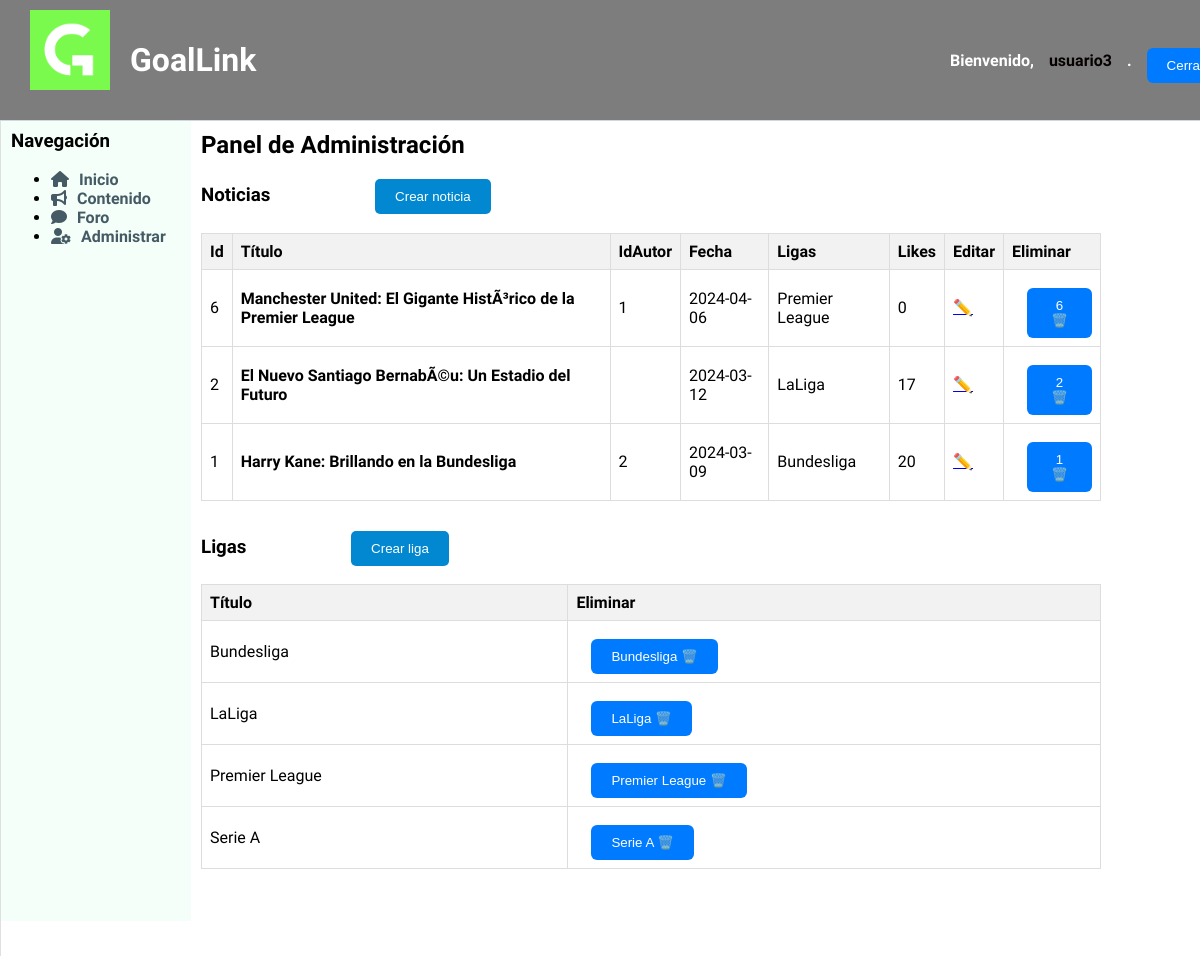
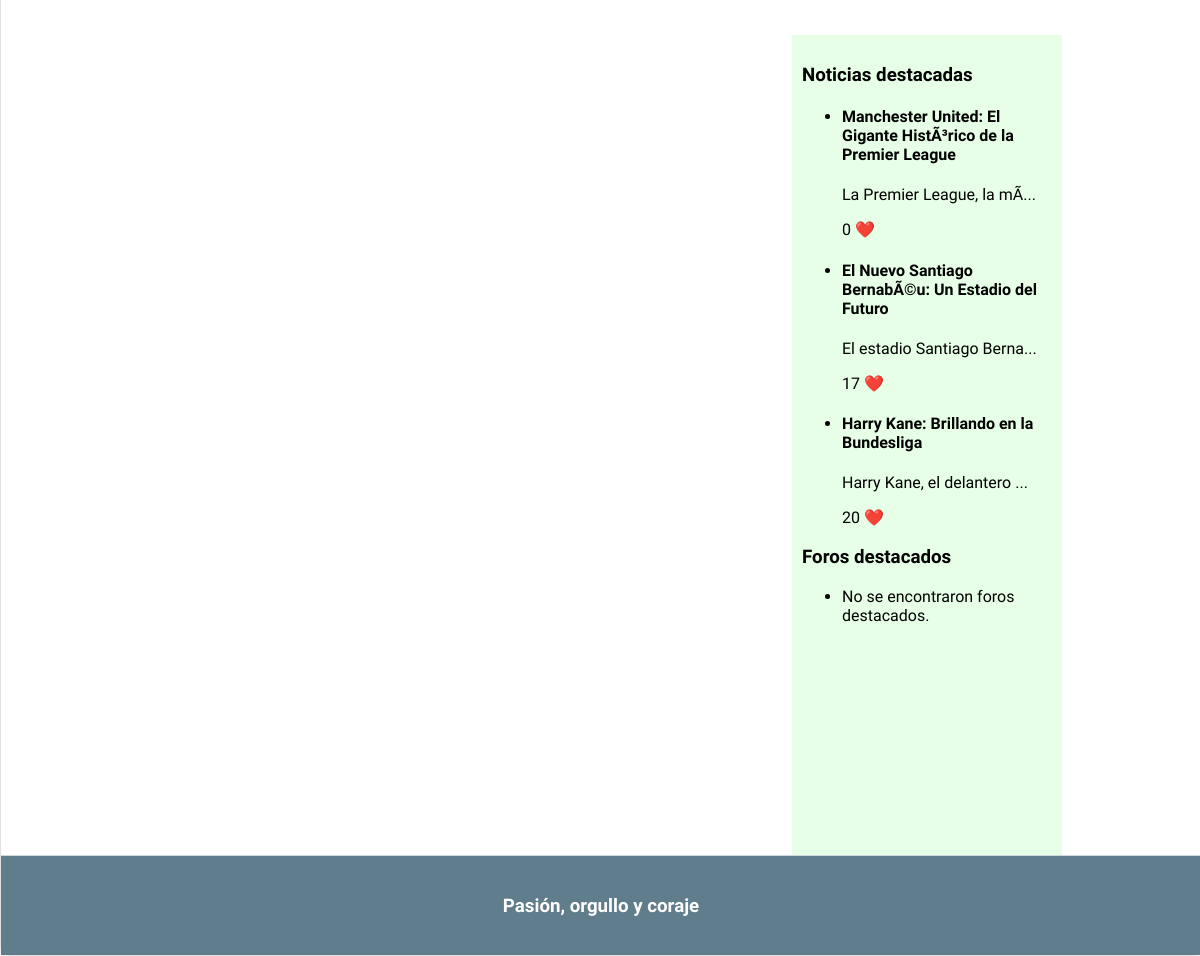
Screenshot of /admin.php (signed in) with the database file from the repository (2 pictures, top to bottom).
### tables this page shows
CREATE TABLE `noticia` (
  `id` int(11) NOT NULL,
  `titulo` varchar(100) NOT NULL,
  `id_autor` int(11) DEFAULT NULL,
  `contenido` text DEFAULT NULL,
  `fecha` date NOT NULL,
  `likes` int(11) DEFAULT 0,
  `destacado` tinyint(1) NOT NULL DEFAULT 0,
  `imagen1` longblob DEFAULT NULL,
  `liga` varchar(20) DEFAULT NULL
);

CREATE TABLE `ligas` (
  `nombre` varchar(20) NOT NULL,
  `logo` longblob DEFAULT NULL
);

### includes/src/noticias/noticiaModel.php (called while the page is built, shortened)
<?php
class Noticia
{
    private $id;
    private $id_autor;
    private $titulo;
    private $contenido;
    private $fecha;
    private $likes;
    private $destacado;
    private $liga;
    public function __construct($id, $id_autor, $titulo, $contenido, $fecha, $likes, $destacado, $liga,  $imagen1=NULL)
    {
        $this->id = $id;
        $this->id_autor = $id_autor;
        $this->titulo = $titulo;
        $this->contenido = $contenido;
        $this->fecha = $fecha;
        $this->likes = $likes;
        $this->destacado = $destacado;
        $this->liga=$liga;
    }
    public static function compararFechas($a, $b) {
        $aFecha=strtotime($a->getFecha());
        $bFecha=strtotime($b->getFecha());
        return ($aFecha > $bFecha) ? -1 : 1;
    }
    public static function listaDestacados($n) {
        $app = Aplicacion::getInstance();
        $conn = $app->getConexionBd();
        $result = $conn->query("SELECT * FROM noticia WHERE destacado>=$n");
        if($result && $result->num_rows>0){
            while($array=$result->fetch_assoc()){
                $noticia= new Noticia($array["id"], $array["id_autor"], $array["titulo"], $array["contenido"], $array["fecha"], $array["likes"], $array["destacado"], $array["liga"],$array["imagen1"] );
                $lista[]=$noticia;
            }
            usort($lista, array('es\ucm\fdi\aw\noticias\Noticia', 'compararFechas'));
            return $lista;
        }
        return NULL;
    }
    public function getId()
    {
        return $this->id;
    }
    public function getIdAutor()
    {
        return $this->id_autor;
    }
    public function getTitulo()
    {
        return $this->titulo;
    }
    public function getContenido()
    {
        return $this->contenido;
    }
    public function getFecha()
    {
        return $this->fecha;
    }
    public function getLikes()
    {
        return $this->likes;
    }
    public function getLiga()
    {
        return $this->liga;
    }
    public function getDestacado()
    {
        return $this->destacado;
    }
}

### includes/config.php (called while the page is built, shortened)
<?php
spl_autoload_register(function ($class) {
    $prefix = 'es\\ucm\\fdi\\aw\\';
    $base_dir = implode(DIRECTORY_SEPARATOR, [__DIR__, 'src', '']);
    $len = strlen($prefix);
    $relative_class = substr($class, $len);
    $file = $base_dir . str_replace('\\', '/', $relative_class) . '.php';
});

### includes/src/Aplicacion.php (called while the page is built, shortened)
<?php
class Aplicacion
{
    private static $instancia;
    public static function getInstance()
    {
        if (!self::$instancia instanceof self) {
            self::$instancia = new static();
        }
        return self::$instancia;
    }
    private $dirInstalacion;
    private $inicializada;
    private $rutaRaizApp;
    private function __construct()
    {
        $this->inicializada = false;
    }
    public function init($bdDatosConexion, $rutaApp = '/', $dirInstalacion = __DIR__)
    {
        if (!$this->inicializada) {
            $this->rutaRaizApp = $rutaApp;
            $tamRutaRaizApp = mb_strlen($this->rutaRaizApp);
            if ($tamRutaRaizApp > 0 && mb_substr($this->rutaRaizApp, $tamRutaRaizApp-1, 1) === '/') {
                $this->rutaRaizApp = mb_substr($this->rutaRaizApp, 0, $tamRutaRaizApp - 1);
            }
            $this->dirInstalacion = $dirInstalacion;
            $this->inicializada = true;
        }
    }
    public function resuelve($path = '')
    {
        $rutaAppLongitudPrefijo = mb_strlen($this->rutaRaizApp);
        return $this->rutaRaizApp . $path;
    }
    public function doInclude($path = '')
    {
        $params = array();
        $this->doIncludeInterna($path, $params);
    }
    private function doIncludeInterna($path, &$params)
    {
        include($this->dirInstalacion . $path);
    }
    public function generaVista(string $rutaVista, &$params)
    {
        $params['app'] = $this;
        $rutaVista = "/Vistas{$rutaVista}";
        $this->doIncludeInterna($rutaVista, $params);
    }
}

### includes/src/ligas/ligasModel.php (called while the page is built, shortened)
<?php
class Liga
{
    private $nombre;
    public function __construct($nombre, $logo = NULL)
    {
        $this->nombre = $nombre;
    }
    public static function listaLigas()
    {
        $app = Aplicacion::getInstance();
        $conn = $app->getConexionBd();
        $result = $conn->query("SELECT * FROM ligas");
        if ($result && $result->num_rows > 0) {
            $lista = array();
            while ($array = $result->fetch_assoc()) {
                $liga = new Liga($array["nombre"], $array["logo"]);
                $lista[] = $liga;
            }
            return $lista;
        }
        return NULL;
    }
    public function getNombre()
    {
        return $this->nombre;
    }
}
?>

### includes/model/foroModel.php (called while the page is built, shortened)
<?php
class Foro
{
    public static function listaDestacados($n) {
        $conn = new mysqli('localhost', 'root', '', 'goallink_1');
        $result = $conn->query("SELECT * FROM foro WHERE destacado>=$n");
        return NULL;
    }
}

### admin.php (the view, shortened to what this page needs)
<?php
require_once __DIR__.'/includes/config.php';
$titulo = "Administración";
$contenido="<h2>Panel de Administración</h2>";
if($app->esEditor() || $app->esAdmin()){
    $contenido .= <<<EOS
    <h3>Noticias
    <a href="crearNoticia.php"><button type="button"> Crear noticia</button></a></h3>
    EOS;
    require "includes/src/noticias/noticiaModel.php";
    $noticias = \es\ucm\fdi\aw\noticias\Noticia::listaDestacados(0);
    if ($noticias !== NULL) {
        $contenido .= "<table class='tabla-noticias'>";
        $contenido .= "<tr><th>Id</th><th>Título</th><th>IdAutor</th><th>Fecha</th><th>Ligas</th><th>Likes</th><th>Editar</th><th>Eliminar</th></tr>";
        foreach ($noticias as $noticia) {
            $contenido .= "<tr>";
            $contenido .= "<td>" . $noticia->getId() . "</td>";
            if(!$noticia->getDestacado()){
                $contenido .= "<td>" . $noticia->getTitulo() . "</td>";
            }
            else{
                $contenido .= "<td><b>" . $noticia->getTitulo() . "</b></td>";
            }                $contenido .= "<td>" . $noticia->getIdAutor() . "</td>";
            $contenido .= "<td>" . $noticia->getFecha() . "</td>";
            $contenido .= "<td>" . $noticia->getLiga() . "</td>";
            $contenido .= "<td>" . $noticia->getLikes() . "</td>";
            $contenido .= "<td>" ." <a href='editNoticias.php?noticia=" . urlencode($noticia->getId()) . "'>✏️</a>". "</td>";
            $formDelete = new FormularioNoticiaEliminar($noticia->getId());
            $contenido .= "<td>" . $formDelete->gestiona(). "</td>";
            $contenido .= "</tr>";
        }
        $contenido .= "</table>";
    }
} else {
    $contenido .= "<p>No se encontraron noticias destacadas.</p>";
}
if($app->esEditor() || $app->esAdmin()){
    $contenido .= <<<EOS
    <h3>Ligas
    <a href="crearLiga.php"><button type="button"> Crear liga</button></a></h3>
    EOS;
    require "includes/src/ligas/ligasModel.php";
    $ligas = \es\ucm\fdi\aw\ligas\Liga::listaLigas();
    if ($ligas !== NULL) {
        $contenido .= "<table class='tabla-ligas'>";
        $contenido .= "<tr><th>Título</th><th>Eliminar</th></tr>";
        foreach ($ligas as $liga) {
            $contenido .= "<tr>";
            $contenido .= "<td>" . $liga->getNombre() . "</td>";
            $contenido .= "<td>" . (new FormularioLigaEliminar($liga->getNombre()))->gestiona(). "</td>";
            $contenido .= "</tr>";
        }
        $contenido .= "</table>";
    }
} else {
    $contenido .= "<p>No se encontraron ligas .</p>";
}
$params = ['tituloPagina' => $titulo, 'contenidoPrincipal' => $contenido];
$app->generaVista('/esqueleto.php', $params);

### includes/src/noticias/FormularioNoticiaEliminar.php (shortened to what this page needs)
<?php
class FormularionoticiaEliminar extends Formulario
{
    public function __construct($noticia) {
        $this->noticia=$noticia;
    }
    private $noticia;
    protected function generaCamposFormulario(&$datos)
    {
        $camposFormulario = <<<EOS
        <form action="procesarEliminarNoticia.php" method="post">
        <input type="hidden" name="id_noticia" value="$this->noticia">
            <button class="enlace" type="submit">$this->noticia  🗑️</button>
        EOS;
        return $camposFormulario;
    }
}

### includes/src/ligas/FormularioLigaEliminar.php (shortened to what this page needs)
<?php
class FormularioLigaEliminar extends Formulario
{
    private $liga;
    public function __construct($liga) {
        $this->liga=$liga;
    }
    protected function generaCamposFormulario(&$datos)
    {
        $camposFormulario = <<<EOS
        <form action="procesarEliminarLiga.php" method="post">
        <input type="hidden" name="liga_id" value="$this->liga">
            <button class="enlace" type="submit">$this->liga  🗑️</button>
        EOS;
        return $camposFormulario;
    }
}

### includes/comun/sidebarDer.php (shortened to what this page needs)
<aside id="sidebarDer">
    <h3>Noticias destacadas</h3>
    <ul>
        <?php
            require_once "includes/src/noticias/noticiaModel.php";
            $noticiasDestacadas = Noticia::listaDestacados(1);
            if ($noticiasDestacadas != NULL) {
                foreach ($noticiasDestacadas as $noticia) {
                    echo "<li>";
                    echo "<h4>" . $noticia->getTitulo() . "</h4>";
                    echo "<p>" . substr($noticia->getContenido(), 0, 25) . "..."."</p>";
                    echo "<p>" . $noticia->getLikes() . " <span style='color: red;'>&#10084;&#65039;</span></p>";
                    echo "</li>";
                }
            }
            else {
                echo "<li>No se encontraron noticias destacadas.</li>";
            }
        ?>
    </ul>
    <h3>Foros destacados</h3>
    <ul>
        <?php
            require "includes/model/foroModel.php";
            $forosDestacados = Foro::listaDestacados(1);
            if ($forosDestacados != NULL) {
                foreach ($forosDestacados as $foro) {
                    echo "<li>";
                    echo "<h4>" . $foro->getTitulo() . "</h4>";
                    echo "<p>" . $foro->getDescripcion() . "</p>";
                    echo "<p>" . $foro->getLikes() . " <span style='color: red;'>&#10084;&#65039;</span></p>";
                    echo "</li>";
                }
            } else {
                echo "<li>No se encontraron foros destacados.</li>";
            }
        ?>
    </ul>
</aside>

### rows the page displays
noticia: id "6", titulo "Manchester United: El Gigante HistÃ³rico de la Premier League", id_autor "1", fecha "2024-04-06", liga "Premier League", likes "0", contenido "La Premier League, la mÃ"
noticia: id "2", titulo "El Nuevo Santiago BernabÃ©u: Un Estadio del Futuro", fecha "2024-03-12", liga "LaLiga", likes "17", contenido "El estadio Santiago Berna"
noticia: id "1", titulo "Harry Kane: Brillando en la Bundesliga", id_autor "2", fecha "2024-03-09", liga "Bundesliga", likes "20", contenido "Harry Kane, el delantero"
ligas: nombre "Bundesliga"
ligas: nombre "LaLiga"
ligas: nombre "Premier League"
ligas: nombre "Serie A"

### other values shown
$nombreUsuario "usuario3"
